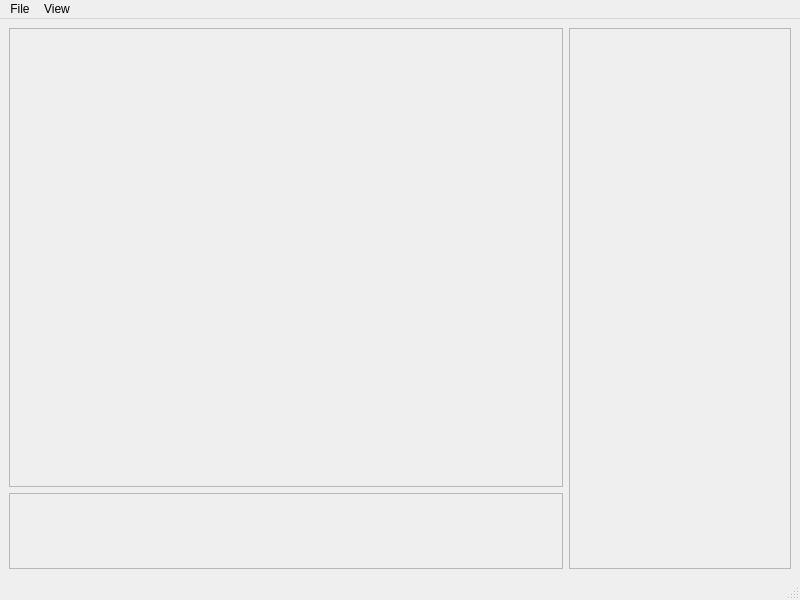
<?xml version="1.0" encoding="UTF-8"?>
<ui version="4.0">
 <class>MainWindow</class>
 <widget class="QMainWindow" name="MainWindow">
  <property name="geometry">
   <rect>
    <x>0</x>
    <y>0</y>
    <width>800</width>
    <height>600</height>
   </rect>
  </property>
  <property name="windowTitle">
   <string>MainWindow</string>
  </property>
  <widget class="QWidget" name="centralwidget">
   <layout class="QHBoxLayout" name="horizontalLayout_3">
    <item>
     <layout class="QHBoxLayout" name="horizontalLayout" stretch="5,2">
      <item>
       <layout class="QVBoxLayout" name="verticalLayout_3" stretch="6,1">
        <item>
         <widget class="QFrame" name="ViewportFrame">
          <property name="frameShape">
           <enum>QFrame::Shape::StyledPanel</enum>
          </property>
          <property name="frameShadow">
           <enum>QFrame::Shadow::Raised</enum>
          </property>
         </widget>
        </item>
        <item>
         <widget class="QFrame" name="ConsoleFrame">
          <property name="sizePolicy">
           <sizepolicy hsizetype="Preferred" vsizetype="Preferred">
            <horstretch>0</horstretch>
            <verstretch>0</verstretch>
           </sizepolicy>
          </property>
          <property name="maximumSize">
           <size>
            <width>16777215</width>
            <height>16777215</height>
           </size>
          </property>
          <property name="frameShape">
           <enum>QFrame::Shape::StyledPanel</enum>
          </property>
          <property name="frameShadow">
           <enum>QFrame::Shadow::Raised</enum>
          </property>
         </widget>
        </item>
       </layout>
      </item>
      <item>
       <layout class="QHBoxLayout" name="horizontalLayout_2">
        <item>
         <widget class="QFrame" name="PropertyPanelFrame">
          <property name="sizePolicy">
           <sizepolicy hsizetype="Preferred" vsizetype="Preferred">
            <horstretch>0</horstretch>
            <verstretch>0</verstretch>
           </sizepolicy>
          </property>
          <property name="frameShape">
           <enum>QFrame::Shape::StyledPanel</enum>
          </property>
          <property name="frameShadow">
           <enum>QFrame::Shadow::Raised</enum>
          </property>
         </widget>
        </item>
       </layout>
      </item>
     </layout>
    </item>
   </layout>
  </widget>
  <widget class="QMenuBar" name="menubar">
   <property name="geometry">
    <rect>
     <x>0</x>
     <y>0</y>
     <width>800</width>
     <height>24</height>
    </rect>
   </property>
   <widget class="QMenu" name="menuFile">
    <property name="title">
     <string>File</string>
    </property>
    <addaction name="actionImportModel"/>
    <addaction name="actionExportCollision"/>
   </widget>
   <widget class="QMenu" name="menuView">
    <property name="title">
     <string>View</string>
    </property>
    <addaction name="actionFrameAll"/>
   </widget>
   <addaction name="menuFile"/>
   <addaction name="menuView"/>
  </widget>
  <widget class="QStatusBar" name="statusbar"/>
  <action name="actionImportModel">
   <property name="text">
    <string>Import Model</string>
   </property>
   <property name="toolTip">
    <string>Import USD Model</string>
   </property>
  </action>
  <action name="actionExportCollision">
   <property name="text">
    <string>Export Collision</string>
   </property>
  </action>
  <action name="actionFrameAll">
   <property name="text">
    <string>Frame All</string>
   </property>
  </action>
 </widget>
 <resources/>
 <connections/>
</ui>
